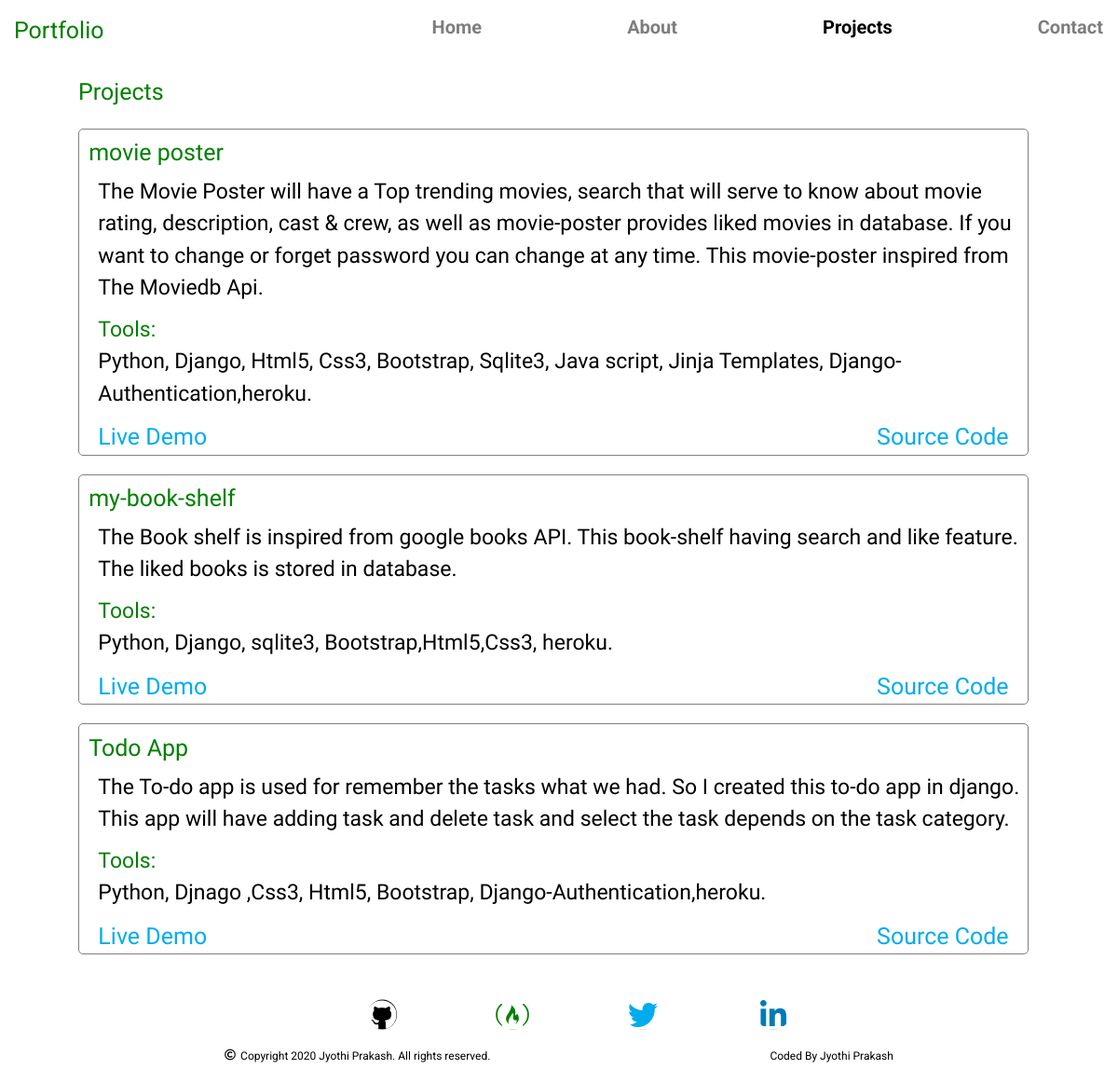
The app's page /projects with its own data.
### mainapp/models.py (models this page shows, shortened)
class Portfolio(models.Model):
    title=models.CharField(max_length=30,verbose_name="title")
    data=models.TextField()
    live_demo=models.URLField()
    source_code=models.URLField()
    tools=models.TextField()
    date = models.DateTimeField(default=datetime.now, blank=True)

### mainapp/views.py (the view)
# urls.py: path('projects',views.projects,name='projects'),
def projects(request):
    data=Portfolio.objects.all()
    context= {
        "data": data
    }
    return render(request,'mainapp/projects.html',context)

### mainapp/templates/mainapp/projects.html
{% extends "mainapp/index.html" %}
{% block content %}
<div class="projects-head">Projects</div>
{% for details in data %}
    <div class="projects-data">
        <h2>{{ details.title }}</h2>
        <p> {{ details.data }}</p>
        <p><span>Tools: </span>{{ details.tools }}</p>
        <a href="{{ details.live_demo }}">Live Demo</a>
        <a href="{{ details.source_code }}" class="source-code">Source Code</a>
    </div>
{% endfor %}
{% include 'mainapp/footer-icons.html' %}
{% include 'mainapp/footer.html' %}
{% endblock content %}

### mainapp/templates/mainapp/index.html (shortened to what this page needs)
{% load static %}
<!DOCTYPE html>
<html lang="en">
<head>
    <link rel="stylesheet" href="https://stackpath.bootstrapcdn.com/bootswatch/4.3.1/cyborg/bootstrap.min.css"
>
    <link rel="stylesheet" href="https://cdnjs.cloudflare.com/ajax/libs/font-awesome/4.7.0/css/font-awesome.min.css">
    <link rel="stylesheet" href="https://use.fontawesome.com/releases/v5.12.0/css/all.css">
    <link rel="stylesheet" type='text/css' href="{% static '/css/form.css' %}">
</head>
<body>
    {% include 'mainapp/nav_bar.html' %}
    {% block content %}
    {% endblock content %}
</body>
</html>

### mainapp/templates/mainapp/nav_bar.html (shortened to what this page needs)
{% load static %}
<nav class="nav-first">
  <div class="nav-head">Portfolio</div>
    <ul>
        <li
        {% if 'home' in request.path %}
            class="active"
          {% else %}
             class="nav-item mr-3"
          {% endif %}
        ><a href="{% url 'home' %}">Home</a>
        </li>
        <li
        {% if 'about' in request.path %}
            class="active"
          {% else %}
             class="nav-item mr-3"
          {% endif %}
        ><a href="{% url 'about' %}">About</a></li
            >
        <li
        {% if 'projects' in request.path %}
             class="nav-item active mr-3"
          {% else %}
             class="nav-item mr-3"
          {% endif %}
        ><a href="{% url 'projects' %}">Projects</a></li
            >
        <li
        {% if 'contact' in request.path %}
            class="active"
          {% else %}
             class="nav-item mr-3"
          {% endif %}
        ><a href="{% url 'contact' %}">Contact</a></li
            >
    </ul>
</nav>

### mainapp/templates/mainapp/footer-icons.html
<div class="icons">
    <ul class="footer-icons">
        <li><a href="https://github.com/jyothiprakashk" id="profile-link"><i class="fab fa-github"></i></a></li>
            <li><a href="https://www.freecodecamp.org/jyothiprakash" alt="freecodecamp"><i class="fab fa-free-code-camp"></i></a></li>
        <li><a href="https://twitter.com/JyothiPrakashR5" alt="Twitter"><i class="fab fa-twitter"></i></a></li>
        <li><a href="https://www.linkedin.com/in/jyothi-prakash-reddy-kamasani-60412a174" alt="send a mail"><i class="fab fa-linkedin-in"></i></i></a></li>
    </ul>
</div>

### mainapp/templates/mainapp/footer.html
<footer class="footer">
    <span>
    <i class="far fa-copyright"></i>Copyright 2020 Jyothi Prakash. All rights reserved.
    <div class="author">Coded By Jyothi Prakash</div></span>
</footer>

### mainapp/static/css/form.css (style rules this page uses)
body { background-color: white; }
.active a { opacity: 1 !important; }
.nav-first { width: 100%; background-color: white; overflow: hidden; height: 50px; position: sticky; top: 0; width: 100%; z-index: 999; opacity: 1.6; }
.nav-first ul { list-style-type: none; display: flex; justify-content: flex-end; font-size: 20px; margin-top: 14px; }
.nav-first ul li { display: inline-block; color: white; padding-left: 140px; }
.nav-first ul li a { text-decoration: none; display: flex; flex-direction: row; color: black; display: block; font-weight: 700; opacity: 0.5; float: left; }
.nav-head { color: green; float: left; margin-top: 14px; font-size: 25px; margin-left: 15px; }
.icons { margin-top: 100px; }
.footer-icons { display: flex; position: absolute; left: 50%; transform: translate(-50%,-50%); margin-top: -30px; }
.footer-icons li { list-style: none; }
.footer-icons li a { width: 40px; line-height: 40px; display: block; margin: 0 50px; color: black; font-size: 50px; text-align: center; border-radius: 50%; overflow: hidden; position: relative; margin-bottom: 20px; }
.footer-icons li a .fab { position: relative; transition: 1s; color: #262626; font-size: 32px; border-radius: 50%; }
.footer-icons li a .fa-github { color: white; background-color: black; }
.footer-icons li a .fa-free-code-camp { color: green; }
.footer-icons li a .fa-twitter { color: #00aced; }
.footer-icons li a .fa-linkedin-in { color: #007bb6; }
.footer-icons li a:before { content: ''; position: absolute; top:100%; left:0; width: 100%; height: 100%; background: 0; transition: .5s; z-index: 2; }
.footer-icons li:nth-child(1) a:before { background: black; }
.footer-icons li:nth-child(2) a:before { background: green; }
.footer-icons li:nth-child(3) a:before { background: #55acee; }
.footer-icons li:nth-child(4) a:before { background: #0077B5; }
.footer { font-size: 12px; color: black; justify-content: center; display: flex; flex-direction: row; flex-wrap: wrap; bottom: 2; z-index: 100; width: 100%; }
.fa-copyright { margin-right: 5px; margin-top: 2px; }
span { display: flex; flex-direction: row; }
.author { color: black; margin-left: -40px; margin-bottom: 20px; margin-left: 300px; }
.projects-head { color: green; font-size: 25px; margin-top: 30px; margin-left: 7%; font-family: 'Kanit', sans-serif; }
.projects-data { color: green; border-style: solid; color: black; border: 1px solid gray; border-radius: 5px; width: 85%; margin-left: 7%; margin-right: 7%; margin-top: 20px; font-family: 'Kanit', sans-serif; }
.projects-data h2 { color: green; font-size: 25px; margin-left: 1%; margin-top: 1%; }
.projects-data p { font-size: 23px; color: black; margin-top: 10px; margin-bottom: 10px; margin-left: 2%; font-family: 'Inconsolata', monospace; }
.projects-data a { color: #00aced; text-decoration: indianred; font-size: 25px; font-family: 'Kanit', sans-serif; margin-left: 2%; }
.projects-data .source-code { float: right; margin-right: 2%; }
.projects-data p span { color: green; }

### records on screen
Portfolio: title "movie poster", data "The Movie Poster will have a Top trending movies, search that will serve to know about movie rating, description, cast & crew, as well as movie-poster provides liked movies in database. If you want to change or forget password you can change at any time. This movie-poster inspired from The Moviedb Api.", tools "Python, Django, Html5, Css3, Bootstrap, Sqlite3, Java script, Jinja Templates, Django-Authentication,heroku."
Portfolio: title "my-book-shelf", data "The Book shelf is inspired from google books API. This book-shelf having search and like feature. The liked books is stored in database.", tools "Python, Django, sqlite3, Bootstrap,Html5,Css3, heroku."
Portfolio: title "Todo App", data "The To-do app is used for remember the tasks what we had. So I created this to-do app in django. This app will have adding task and delete task and select the task depends on the task category.", tools "Python, Djnago ,Css3, Html5, Bootstrap, Django-Authentication,heroku."
